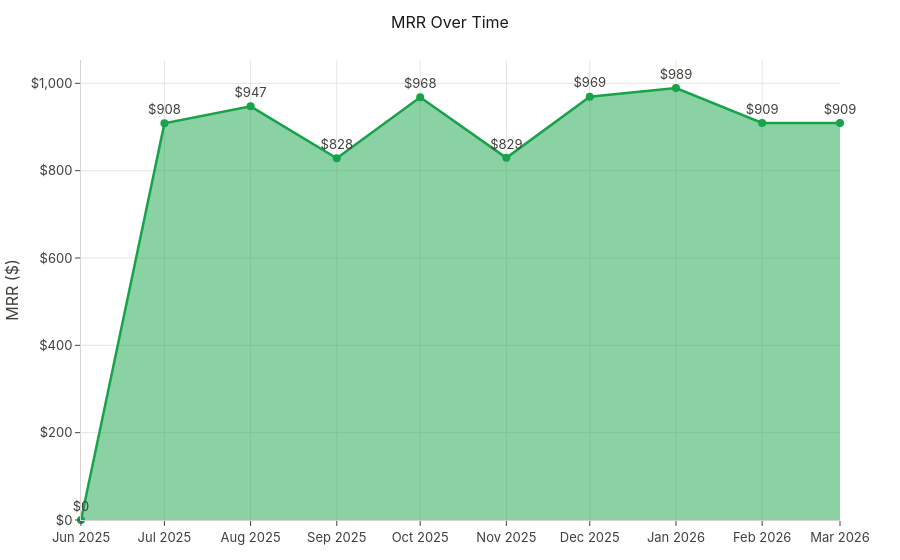

Notebook source saved alongside this figure:
### Code cell
reports.mrr.plot_trend(reports.mrr.trend(tm, START, END))

### Figure 1 — Plotly figure (JSON) as saved in the notebook; plotly's stock layout.template omitted (floating-point values rounded to 4 significant figures)
{"data": [{"fill": "tozeroy", "line": {"color": "#16A34A", "width": 2.5}, "marker": {"size": 8}, "mode": "lines+markers+text", "text": ["$0", "$908", "$947", "$828", "$968", "$829", "$969", "$989", "$909", "$909"], "textposition": "top center", "type": "scatter", "x": ["2025-06", "2025-07", "2025-08", "2025-09", "2025-10", "2025-11", "2025-12", "2026-01", "2026-02", "2026-03"], "y": [0.0, 908.3, 947.3, 828.3, 968.3, 829.3, 969.3, 989.3, 909.3, 909.3]}], "layout": {"title": {"text": "MRR Over Time"}, "yaxis": {"rangemode": "tozero", "tickformat": ",", "tickprefix": "$", "title": {"text": "MRR ($)"}}}}
